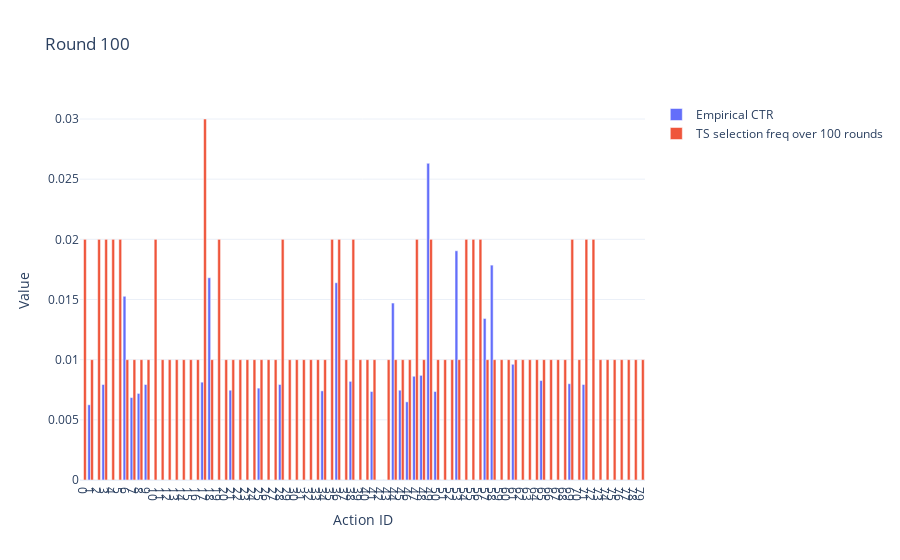
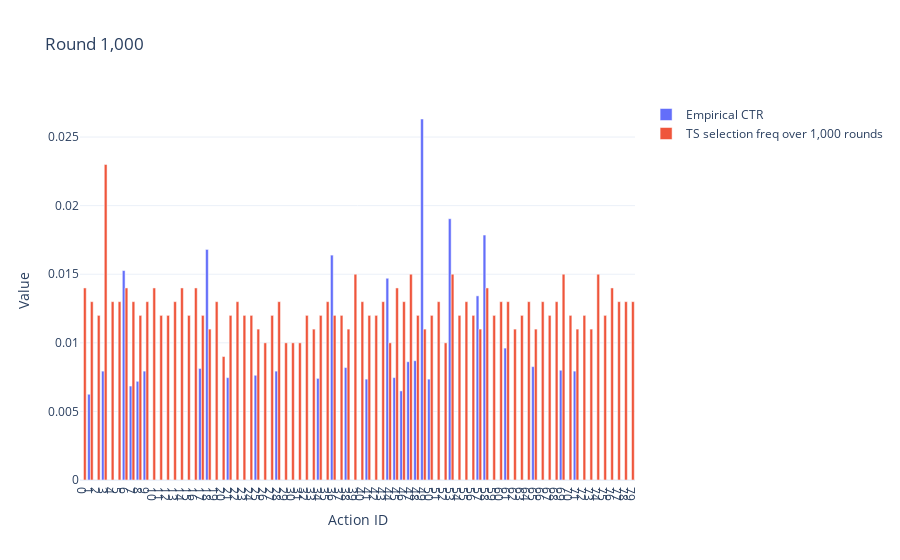

The notebook cell these images were saved under, in order:
### Code cell
K = bf["n_actions"]

# 100 rounds
fig100, res100 = run_ts_and_plot(df, n_actions=K, n_rounds=100,  seed=7, title="Round 100")
fig100.show()

# 1,000 rounds
fig1k, res1k = run_ts_and_plot(df, n_actions=K, n_rounds=1_000, seed=7, title="Round 1,000")
fig1k.show()

# 10,000 rounds
fig10k, res10k = run_ts_and_plot(df, n_actions=K, n_rounds=10_000, seed=7, title="Round 10,000")
fig10k.show()


fig100k, res100k = run_ts_and_plot(df, n_actions=K, n_rounds=100_000, seed=7, title="Round 100,000")
fig100k.show()

# 1,000,000 rounds (⚠️ slow; pure Python loop)
# Consider 50k–200k if runtime is high.
# fig1m, res1m = run_ts_and_plot(df, n_actions=K, n_rounds=1_000_000, seed=7, title="Round 1,000,000")
# fig1m.show()
